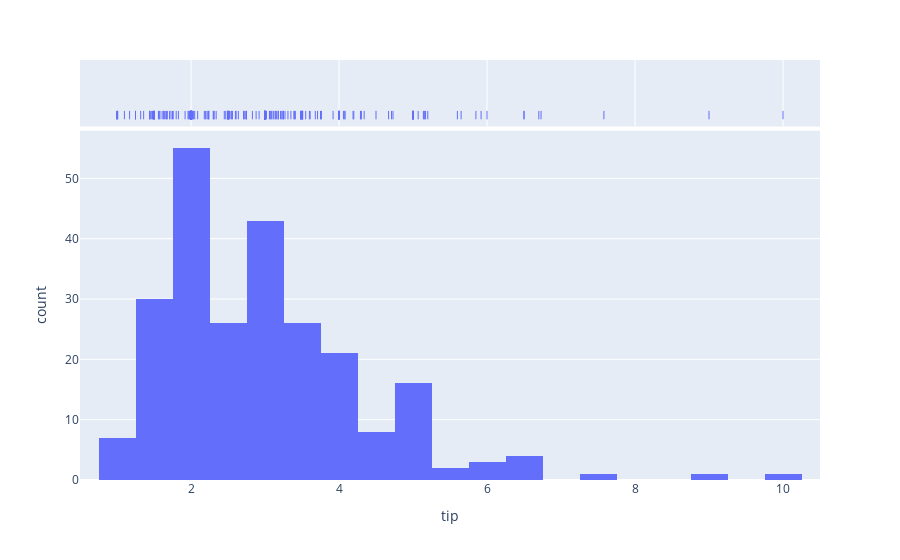

The notebook cell saved with this chart:
### Markdown cell above
*Histogram*

### Code cell
fig4 = px.histogram(df, x="tip", marginal="rug",
                         hover_data=df.columns)
fig4.show()

### Figure 1 — Plotly figure (JSON) as saved in the notebook; plotly's stock layout.template omitted (floating-point values rounded to 4 significant figures; data arrays with more than 128 entries replaced by an {"elided": "..."} marker saying what was removed)
{"data": [{"alignmentgroup": "True", "bingroup": "x", "hovertemplate": "tip=%{x}<br>count=%{y}<extra></extra>", "legendgroup": "", "marker": {"color": "#636efa"}, "name": "", "offsetgroup": "", "orientation": "v", "showlegend": false, "type": "histogram", "x": {"elided": "244 float values"}, "xaxis": "x", "yaxis": "y"}, {"alignmentgroup": "True", "boxpoints": "all", "customdata": {"elided": "244x7 mixed values"}, "fillcolor": "rgba(255,255,255,0)", "hoveron": "points", "hovertemplate": "tip=%{customdata[1]}<br>total_bill=%{customdata[0]}<br>sex=%{customdata[2]}<br>smoker=%{customdata[3]}<br>day=%{customdata[4]}<br>time=%{customdata[5]}<br>size=%{customdata[6]}<extra></extra>", "jitter": 0, "legendgroup": "", "line": {"color": "rgba(255,255,255,0)"}, "marker": {"color": "#636efa", "symbol": "line-ns-open"}, "name": "", "offsetgroup": "", "showlegend": false, "type": "box", "x": {"elided": "244 float values"}, "xaxis": "x2", "yaxis": "y2"}], "layout": {"autosize": true, "barmode": "relative", "legend": {"tracegroupgap": 0}, "margin": {"t": 60}, "xaxis": {"anchor": "y", "autorange": true, "domain": [0, 1], "range": [0.5, 10.5], "title": {"text": "tip"}, "type": "linear"}, "xaxis2": {"anchor": "y2", "autorange": true, "domain": [0, 1], "matches": "x", "range": [0.5, 10.5], "showgrid": true, "showticklabels": false, "type": "linear"}, "yaxis": {"anchor": "x", "autorange": true, "domain": [0, 0.8316], "range": [0, 57.89], "title": {"text": "count"}}, "yaxis2": {"anchor": "x2", "autorange": true, "domain": [0.8416, 1], "matches": "y2", "range": [-0.5651, 0.5], "showgrid": false, "showline": false, "showticklabels": false, "ticks": "", "type": "category"}}}
